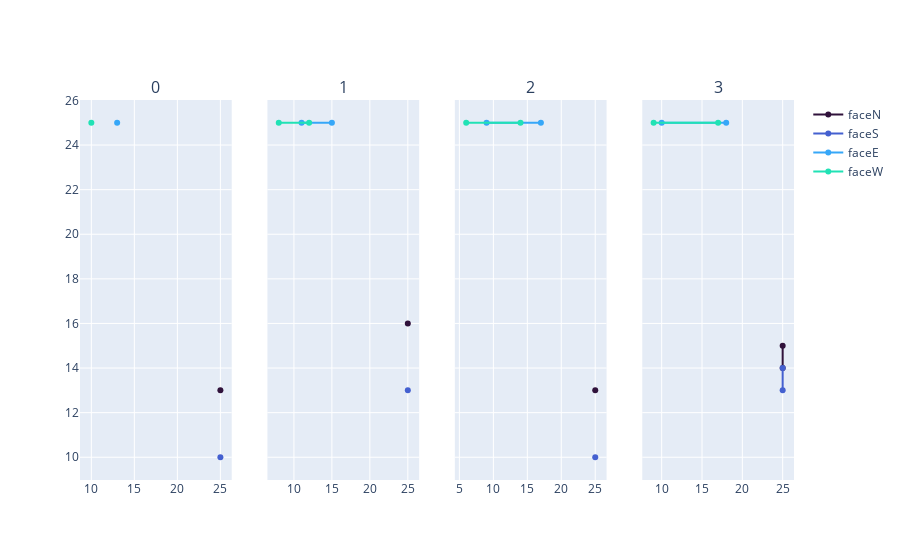

Notebook source saved alongside this figure:
### Code cell
s.step_through_problem()
show_solution_step(s)

### Figure 1 — Plotly figure (JSON) as saved in the notebook; plotly's stock layout.template omitted (floating-point values rounded to 4 significant figures)
{"data": [{"marker": {"color": "rgb(48, 18, 59)"}, "name": "faceN", "showlegend": true, "type": "scatter", "x": [25], "xaxis": "x", "y": [13], "yaxis": "y"}, {"marker": {"color": "rgb(68, 96, 208)"}, "name": "faceS", "showlegend": true, "type": "scatter", "x": [25], "xaxis": "x", "y": [10], "yaxis": "y"}, {"marker": {"color": "rgb(54, 167, 248)"}, "name": "faceE", "showlegend": true, "type": "scatter", "x": [13], "xaxis": "x", "y": [25], "yaxis": "y"}, {"marker": {"color": "rgb(33, 226, 181)"}, "name": "faceW", "showlegend": true, "type": "scatter", "x": [10], "xaxis": "x", "y": [25], "yaxis": "y"}, {"marker": {"color": "rgb(48, 18, 59)"}, "name": "faceN", "showlegend": false, "type": "scatter", "x": [25], "xaxis": "x2", "y": [16], "yaxis": "y2"}, {"marker": {"color": "rgb(68, 96, 208)"}, "name": "faceS", "showlegend": false, "type": "scatter", "x": [25], "xaxis": "x2", "y": [13], "yaxis": "y2"}, {"marker": {"color": "rgb(54, 167, 248)"}, "name": "faceE", "showlegend": false, "type": "scatter", "x": [11, 15], "xaxis": "x2", "y": [25, 25], "yaxis": "y2"}, {"marker": {"color": "rgb(33, 226, 181)"}, "name": "faceW", "showlegend": false, "type": "scatter", "x": [8, 12], "xaxis": "x2", "y": [25, 25], "yaxis": "y2"}, {"marker": {"color": "rgb(48, 18, 59)"}, "name": "faceN", "showlegend": false, "type": "scatter", "x": [25], "xaxis": "x3", "y": [13], "yaxis": "y3"}, {"marker": {"color": "rgb(68, 96, 208)"}, "name": "faceS", "showlegend": false, "type": "scatter", "x": [25], "xaxis": "x3", "y": [10], "yaxis": "y3"}, {"marker": {"color": "rgb(54, 167, 248)"}, "name": "faceE", "showlegend": false, "type": "scatter", "x": [9, 17], "xaxis": "x3", "y": [25, 25], "yaxis": "y3"}, {"marker": {"color": "rgb(33, 226, 181)"}, "name": "faceW", "showlegend": false, "type": "scatter", "x": [6, 14], "xaxis": "x3", "y": [25, 25], "yaxis": "y3"}, {"marker": {"color": "rgb(48, 18, 59)"}, "name": "faceN", "showlegend": false, "type": "scatter", "x": [25, 25], "xaxis": "x4", "y": [14, 15], "yaxis": "y4"}, {"marker": {"color": "rgb(68, 96, 208)"}, "name": "faceS", "showlegend": false, "type": "scatter", "x": [25, 25], "xaxis": "x4", "y": [13, 14], "yaxis": "y4"}, {"marker": {"color": "rgb(54, 167, 248)"}, "name": "faceE", "showlegend": false, "type": "scatter", "x": [10, 18], "xaxis": "x4", "y": [25, 25], "yaxis": "y4"}, {"marker": {"color": "rgb(33, 226, 181)"}, "name": "faceW", "showlegend": false, "type": "scatter", "x": [9, 17], "xaxis": "x4", "y": [25, 25], "yaxis": "y4"}], "layout": {"annotations": [{"font": {"size": 16}, "showarrow": false, "text": "0", "x": 0.1062, "xanchor": "center", "xref": "paper", "y": 1, "yanchor": "bottom", "yref": "paper"}, {"font": {"size": 16}, "showarrow": false, "text": "1", "x": 0.3688, "xanchor": "center", "xref": "paper", "y": 1, "yanchor": "bottom", "yref": "paper"}, {"font": {"size": 16}, "showarrow": false, "text": "2", "x": 0.6313, "xanchor": "center", "xref": "paper", "y": 1, "yanchor": "bottom", "yref": "paper"}, {"font": {"size": 16}, "showarrow": false, "text": "3", "x": 0.8938, "xanchor": "center", "xref": "paper", "y": 1, "yanchor": "bottom", "yref": "paper"}], "xaxis": {"anchor": "y", "domain": [0, 0.2125]}, "xaxis2": {"anchor": "y2", "domain": [0.2625, 0.475]}, "xaxis3": {"anchor": "y3", "domain": [0.525, 0.7375]}, "xaxis4": {"anchor": "y4", "domain": [0.7875, 1]}, "yaxis": {"anchor": "x", "domain": [0, 1]}, "yaxis2": {"anchor": "x2", "domain": [0, 1], "matches": "y", "showticklabels": false}, "yaxis3": {"anchor": "x3", "domain": [0, 1], "matches": "y", "showticklabels": false}, "yaxis4": {"anchor": "x4", "domain": [0, 1], "matches": "y", "showticklabels": false}}}
